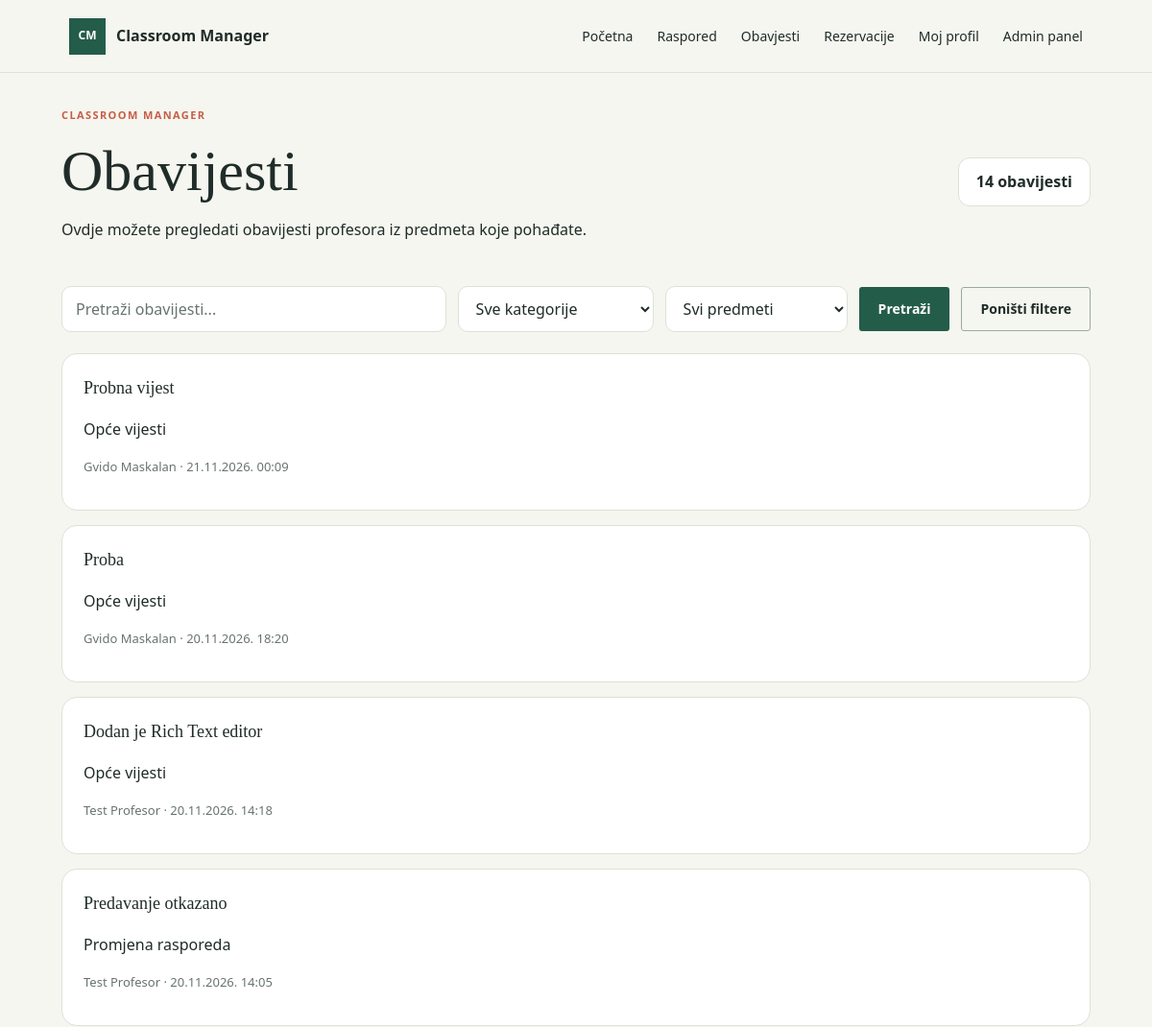
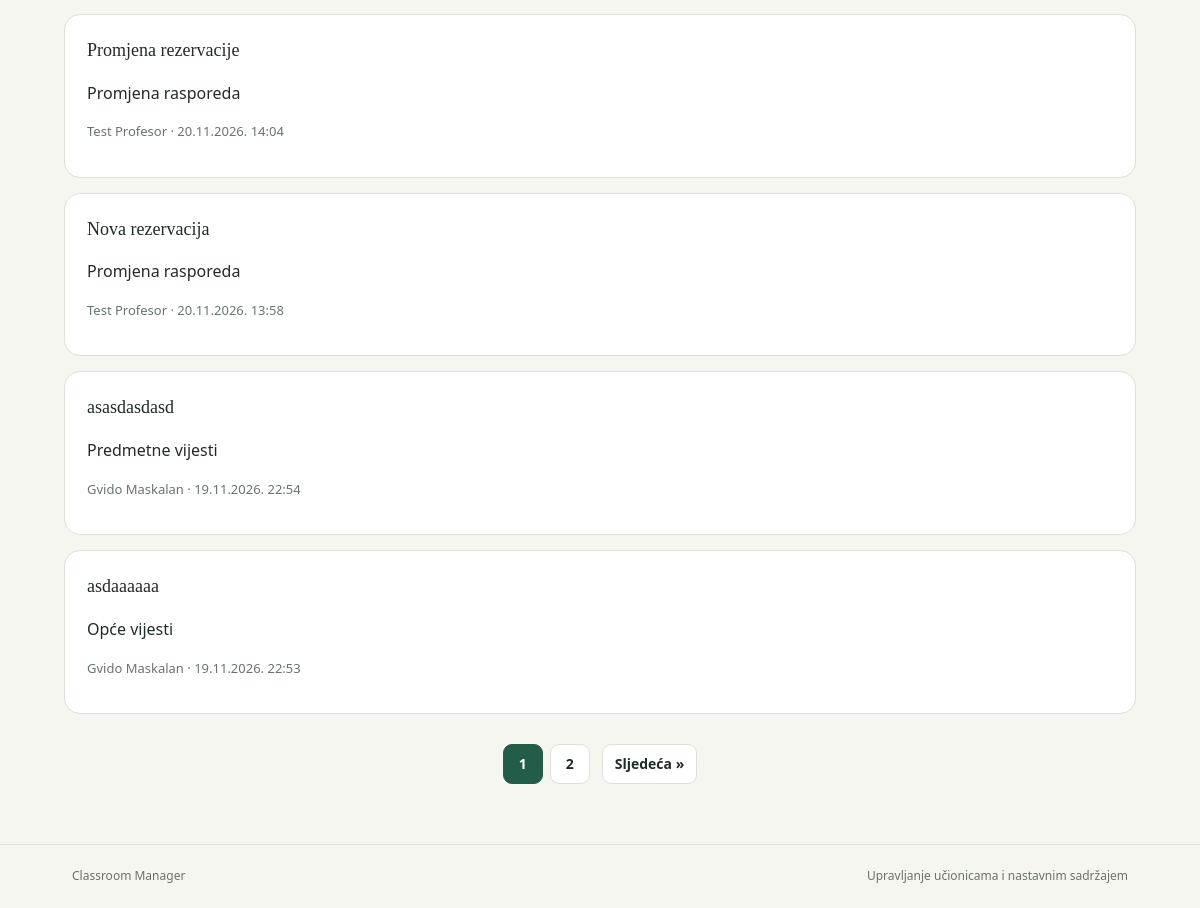
Screenshot of /notifications.php (signed in) with the database file from the repository (2 pictures, top to bottom).
### tables this page shows
CREATE TABLE `notifications` (
  `id` int NOT NULL,
  `subject_id` int DEFAULT NULL,
  `professor_id` int NOT NULL,
  `title` varchar(255) NOT NULL,
  `message` text NOT NULL,
  `created_at` timestamp NOT NULL DEFAULT CURRENT_TIMESTAMP,
  `image` varchar(255) DEFAULT NULL,
  `category_id` int NOT NULL,
  `is_draft` tinyint(1) NOT NULL DEFAULT 0
);

CREATE TABLE `categories` (
  `id` int NOT NULL,
  `name` varchar(100) NOT NULL
);

CREATE TABLE `users` (
  `id` int NOT NULL,
  `Username` varchar(150) NOT NULL,
  `Email` varchar(150) NOT NULL,
  `Password` varchar(255) NOT NULL,
  `Role` varchar(50) NOT NULL DEFAULT 'Student',
  `Active` tinyint(1) NOT NULL DEFAULT '1'
);

### config.php (called while the page is built, shortened)
<?php
function db(): PDO
{
    static $pdo;
    if ($pdo instanceof PDO) {
        return $pdo;
    }
    $host = getenv('DB_HOST') ?: '127.0.0.1';
    $name = getenv('DB_NAME') ?: 'classroommanager';
    $user = getenv('DB_USER') ?: 'root';
    $password = getenv('DB_PASS');
    $password = $password === false ? '' : $password;
    $pdo = new PDO(
        "mysql:host={$host};dbname={$name};charset=utf8mb4",
        $user,
        $password,
        [
            PDO::ATTR_ERRMODE => PDO::ERRMODE_EXCEPTION,
            PDO::ATTR_DEFAULT_FETCH_MODE => PDO::FETCH_ASSOC,
            PDO::ATTR_EMULATE_PREPARES => false,
        ]
    );
    return $pdo;
}

### functions.php (called while the page is built, shortened)
<?php
function e(string|int|null $value): string
{
    return htmlspecialchars((string) $value, ENT_QUOTES | ENT_SUBSTITUTE, 'UTF-8');
}

### notifications.php (the view, shortened to what this page needs)
<?php
require_once __DIR__ . '/config.php';
require_once __DIR__ . '/functions.php';
$user = current_user();
$userId = $user['id'] ?? $user['ID'] ?? null;
$isAdmin = ($user['Role'] ?? '') === 'Admin';
$stmt = db()->prepare("
    SELECT DISTINCT
        n.id,
        n.subject_id,
        n.professor_id,
        n.title,
        n.message,
        n.created_at,
        n.image,
        n.category_id,
        n.is_draft,
        c.name AS category_name,
        s.name AS subject_name,
        u.username AS professor_name
    FROM notifications n
    JOIN users u ON u.id = n.professor_id
    LEFT JOIN categories c ON c.id = n.category_id
    LEFT JOIN subjects s ON s.id = n.subject_id
    LEFT JOIN user_subjects us
        ON us.subject_id = n.subject_id
        AND us.user_id = :user_id
    WHERE (
        n.subject_id IS NULL
        OR us.user_id IS NOT NULL
        OR :is_admin = 1
        OR n.professor_id = :author_id
    )
    AND (
        n.is_draft = 0
        OR :is_admin_draft = 1
        OR n.professor_id = :draft_author_id
    )
    ORDER BY n.created_at DESC
");
$stmt->execute([
    'user_id' => $userId,
    'is_admin' => $isAdmin ? 1 : 0,
    'author_id' => $userId,
    'is_admin_draft' => $isAdmin ? 1 : 0,
    'draft_author_id' => $userId,
]);
$allNotifications = $stmt->fetchAll(PDO::FETCH_ASSOC);
$selectedCategory = (int)($_GET['category'] ?? 0);
$selectedSubject = (int)($_GET['subject'] ?? 0);
$searchTerm = trim($_GET['search'] ?? '');
$categories = [];
foreach ($allNotifications as $notification) {
    if (!empty($notification['category_id'])) {
        $categories[$notification['category_id']] =
            $notification['category_name'];
    }
}
$isGeneralNewsCategory = (
    isset($categories[$selectedCategory]) &&
    $categories[$selectedCategory] === 'Opće vijesti'
);
$notifications = array_filter(
    $allNotifications,
    function ($notification) use (
        $selectedCategory,
        $selectedSubject,
        $searchTerm
    ) {
        if (
            $selectedCategory > 0 &&
            (int)$notification['category_id'] !== $selectedCategory
        ) {
            return false;
        }
        if (
            $selectedSubject > 0 &&
            (int)$notification['subject_id'] !== $selectedSubject
        ) {
            return false;
        }
        if ($searchTerm !== '') {
            $searchTitle = stripos(
                $notification['title'],
                $searchTerm
            ) !== false;
            $searchMessage = stripos(
                $notification['message'],
                $searchTerm
            ) !== false;
            if (!$searchTitle && !$searchMessage) {
                return false;
            }
        }
        return true;
    }
);
$notifications = array_values($notifications);
$totalNotifications = count($notifications);
$perPage = 8;
$totalPages = max(1, (int)ceil($totalNotifications / $perPage));
$currentPage = max(1, (int)($_GET['page'] ?? 1));
$currentPage = min($currentPage, $totalPages);
$offset = ($currentPage - 1) * $perPage;
$notifications = array_slice($notifications, $offset, $perPage);
require __DIR__ . '/header.php';
?>
<main class="page-shell notifications-page">
    <div class="notifications-heading">
        <div>
            <p class="eyebrow">CLASSROOM MANAGER</p>
            <h1>Obavijesti</h1>
            <p class="muted">
                Ovdje možete pregledati obavijesti profesora
                iz predmeta koje pohađate.
            </p>
        </div>
        <div class="notifications-actions">
            <div class="notification-count">
                <?= $totalNotifications ?> obavijesti
            </div>
        </div>
    </div>
    <form method="GET" class="notification-filters">
        <input
            type="search"
            name="search"
            placeholder="Pretraži obavijesti..."
            value="<?= e($searchTerm) ?>"
            class="notification-search"
        >
        <select name="category" onchange="this.form.submit()">
            <option value="0">Sve kategorije</option>
        </select>
        <select
            name="subject"
            onchange="this.form.submit()"
            <?= $isGeneralNewsCategory ? 'disabled' : '' ?>
        >
            <option value="0">Svi predmeti</option>
        </select>
        <button type="submit" class="button button-primary">
            Pretraži
        </button>
        <a href="notifications.php" class="button button-secondary">
            Poništi filtere
        </a>
    </form>
    <section class="notification-list">
        <?php if (empty($notifications)): ?>
            <div class="notification-empty">
                <h2>Trenutno nema obavijesti</h2>
                <p class="muted">
                    Kada profesor objavi obavijest iz predmeta
                    koje pohađate, ona će se pojaviti ovdje.
                </p>
            </div>
        <?php else: ?>
            <?php foreach ($notifications as $notification): ?>
                <a
                    href="view_notification.php?id=<?= (int) $notification['id'] ?>"
                    class="notification-card notification-card-link"
                >
                    <div class="notification-card-top">
                        <div>
                            <h2>
                                <?= e($notification['title'] !== '' ? $notification['title'] : 'Nacrt bez naslova') ?>
                            </h2>
                            <p class="notification-category">
                                <?= e($notification['category_name'] ?? 'Bez kategorije') ?>
                            </p>
                            <p class="notification-meta">
                                <?= e($notification['professor_name']) ?>
                                ·
                                <?= date(
                                    'd.m.Y. H:i',
                                    strtotime($notification['created_at'])
                                ) ?>
                            </p>
                        </div>
                    </div>
                </a>
            <?php endforeach; ?>
        <?php endif; ?>
    </section>
    <?php if ($totalPages > 1): ?>
    <?php
    $paginationBase = 'notifications.php?' . http_build_query([
        'category' => $selectedCategory,
        'subject' => $selectedSubject,
        'search' => $searchTerm
    ]);
    ?>
    <nav class="notification-pagination" aria-label="Stranice obavijesti">
        <div class="pagination-numbers">
            <?php for ($page = 1; $page <= $totalPages; $page++): ?>
                <a
                    href="<?= e($paginationBase . '&page=' . $page) ?>"
                    class="pagination-number <?= $page === $currentPage ? 'active' : '' ?>"
                    <?= $page === $currentPage ? 'aria-current="page"' : '' ?>
                >
                    <?= $page ?>
                </a>
            <?php endfor; ?>
        </div>
        <?php if ($currentPage < $totalPages): ?>
            <a
                href="<?= e($paginationBase . '&page=' . ($currentPage + 1)) ?>"
                class="pagination-button"
            >
                Sljedeća &raquo;
            </a>
        <?php endif; ?>
    </nav>
<?php endif; ?>
</main>
<?php require __DIR__ . '/footer.php'; ?>

### assets/style.css (style rules this page uses)
:root { color-scheme: light; --ink: #202c29; --muted: #68746e; --paper: #f5f6ef; --surface: #ffffff; --line: #dce2d8; --green: #245c4a; --green-dark: #193f34; --lime: #dce98a; --coral: #c65e48; --danger-bg: #fff0ec; --success-bg: #edf6e9; }
* { box-sizing: border-box; }
body { margin: 0; min-height: 100vh; display: flex; flex-direction: column; background: var(--paper); color: var(--ink); font-family: "Trebuchet MS", "Segoe UI", sans-serif; font-size: 16px; line-height: 1.55; }
a { color: var(--green); }
nav { display: flex; align-items: center; gap: 25px; }
nav a { color: var(--ink); font-size: 14px; text-decoration: none; }
.page-shell { width: min(1120px, calc(100% - 48px)); margin: 0 auto; flex: 1; }
.eyebrow { margin: 0 0 18px; color: var(--coral); font-size: 11px; font-weight: 700; letter-spacing: 1.4px; }
h1, h2 { margin: 0; font-family: Georgia, "Times New Roman", serif; font-weight: 400; letter-spacing: 0; }
h1 { font-size: clamp(42px, 5vw, 64px); line-height: 1.08; }
.button { min-height: 46px; display: inline-flex; align-items: center; justify-content: center; padding: 11px 19px; border: 1px solid transparent; border-radius: 3px; cursor: pointer; font: inherit; font-size: 14px; font-weight: 700; text-decoration: none; transition: background-color 140ms ease, color 140ms ease, border-color 140ms ease; }
.button-primary { background: var(--green); color: #fff; }
.button-secondary { border-color: #9baa9e; background: transparent; color: var(--ink); }
input { width: 100%; min-height: 44px; padding: 10px 12px; border: 1px solid #cbd4cb; border-radius: 2px; background: #fff; color: var(--ink); font: inherit; }

### assets/notifications.css (style rules this page uses)
.notifications-page { padding-top: 35px; padding-bottom: 60px; }
.notifications-heading { display: flex; justify-content: space-between; align-items: center; gap: 20px; margin-bottom: 30px; }
.notifications-heading h1 { margin: 5px 0 8px; }
.notification-count { background: var(--surface); border: 1px solid var(--line); border-radius: 12px; padding: 12px 18px; font-weight: 600; }
.notification-filters { display: flex; gap: 10px; margin-bottom: 22px; }
.notification-list { display: grid; gap: 15px; }
.notification-card { background: var(--surface); border: 1px solid var(--line); border-radius: 16px; padding: 22px; }
.notification-card-top { display: flex; justify-content: space-between; align-items: flex-start; gap: 15px; }
.notification-card h2 { font-size: 18px; margin: 0 0 7px; }
.notification-meta { color: var(--muted); font-size: 13px; }
.notifications-actions { display: flex; align-items: center; gap: 16px; }
.notification-card-link { display: block; color: inherit; text-decoration: none; cursor: pointer; transition: transform 0.2s ease, border-color 0.2s ease; }
.notification-card-link h2 { transition: color 0.2s ease; }
.notification-filters { display: flex; align-items: center; gap: 12px; margin-bottom: 22px; flex-wrap: wrap; }
.notification-filters select { min-width: 190px; padding: 11px 14px; border: 1px solid var(--line); border-radius: 10px; background: var(--surface); color: var(--ink); font: inherit; cursor: pointer; }
.notification-pagination { display: flex; justify-content: center; align-items: center; gap: 12px; margin-top: 30px; flex-wrap: wrap; }
.pagination-numbers { display: flex; align-items: center; gap: 7px; }
.pagination-button, .pagination-number { display: inline-flex; justify-content: center; align-items: center; min-width: 40px; height: 40px; padding: 0 12px; border: 1px solid var(--line); border-radius: 9px; background: var(--surface); color: var(--ink); text-decoration: none; font-weight: 600; transition: background .2s ease, color .2s ease; }
.pagination-number.active { background: var(--green); border-color: var(--green); color: white; }
.notification-search { flex: 1; min-width: 220px; padding: 11px 14px; border: 1px solid var(--line); border-radius: 10px; background: var(--surface); color: var(--ink); font: inherit; }
.notification-search::placeholder { color: var(--muted); }

### rows the page displays
notifications: title "Probna vijest", category.name "Opće vijesti", professor.Username "Gvido Maskalan", created_at "21.11.2026. 00:09"
notifications: title "Proba", category.name "Opće vijesti", professor.Username "Gvido Maskalan", created_at "20.11.2026. 18:20"
notifications: title "Dodan je Rich Text editor", category.name "Opće vijesti", professor.Username "Test Profesor", created_at "20.11.2026. 14:18"
notifications: title "Predavanje otkazano", category.name "Promjena rasporeda", professor.Username "Test Profesor", created_at "20.11.2026. 14:05"
notifications: title "Promjena rezervacije", category.name "Promjena rasporeda", professor.Username "Test Profesor", created_at "20.11.2026. 14:04"
notifications: title "Nova rezervacija", category.name "Promjena rasporeda", professor.Username "Test Profesor", created_at "20.11.2026. 13:58"
notifications: title "asasdasdasd", category.name "Predmetne vijesti", professor.Username "Gvido Maskalan", created_at "19.11.2026. 22:54"
notifications: title "asdaaaaaa", category.name "Opće vijesti", professor.Username "Gvido Maskalan", created_at "19.11.2026. 22:53"

### other values shown
$totalNotifications "14"
